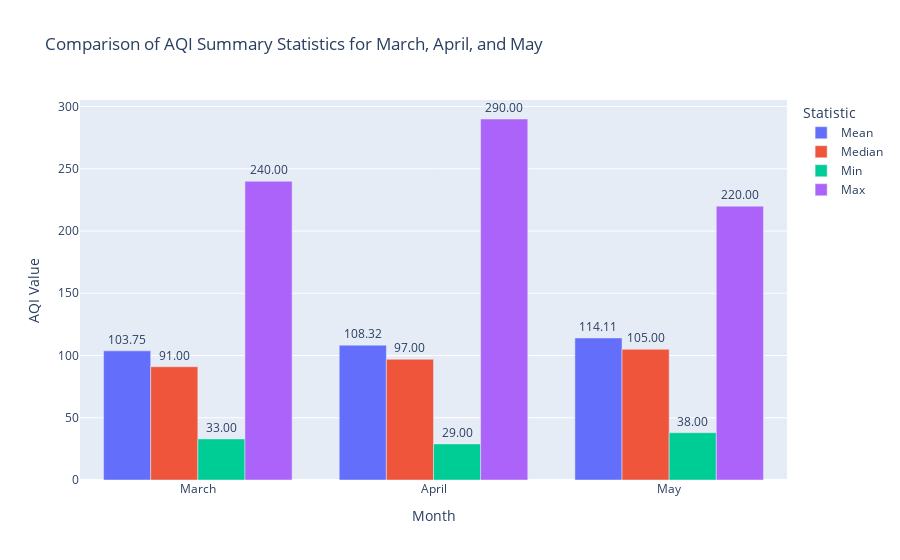

Write notebook code for a chart like this one.
### Markdown cell above
### Bar plot for AQI  Summary Statistics
#Trend: There is a slight upward trend in mean and median AQI values from March to May, indicating worsening air quality over these months.

#Variability: April exhibits the highest variability in AQI values, with both the lowest minimum and the highest maximum AQI, suggesting significant fluctuations in air quality.

#Air Quality Concern: The increasing trend in mean AQI values suggests a growing concern for air quality from March to May, with the highest pollution spikes occurring in April.

#This interpretation highlights the changes and trends in air quality over the three months, pointing to potential areas of concern for air quality management and public health.

### Code cell
import plotly.express as px  # Import the Plotly Express library for easy plotting

# Filter for each month
Aqi_march = Cairo_pivot[Cairo_pivot['datetimeUtc'].dt.month == 3]['AQI']  # Filter the Cairo_pivot DataFrame for March and select the 'AQI' column
Aqi_april = Cairo_pivot[Cairo_pivot['datetimeUtc'].dt.month == 4]['AQI']  # Filter the Cairo_pivot DataFrame for April and select the 'AQI' column
Aqi_may = Cairo_pivot[Cairo_pivot['datetimeUtc'].dt.month == 5]['AQI']  # Filter the Cairo_pivot DataFrame for May and select the 'AQI' column

# Calculate summary statistics for March
stats_march = {
    'Month': 'March',
    'Statistic': 'Mean',
    'Value': Aqi_march.mean()  # Calculate the mean AQI for March
}
stats_march_median = {
    'Month': 'March',
    'Statistic': 'Median',
    'Value': Aqi_march.median()  # Calculate the median AQI for March
}
stats_march_min = {
    'Month': 'March',
    'Statistic': 'Min',
    'Value': Aqi_march.min()  # Calculate the minimum AQI for March
}
stats_march_max = {
    'Month': 'March',
    'Statistic': 'Max',
    'Value': Aqi_march.max()  # Calculate the maximum AQI for March
}

# Calculate summary statistics for April
stats_april = {
    'Month': 'April',
    'Statistic': 'Mean',
    'Value': Aqi_april.mean()  # Calculate the mean AQI for April
}
stats_april_median = {
    'Month': 'April',
    'Statistic': 'Median',
    'Value': Aqi_april.median()  # Calculate the median AQI for April
}
stats_april_min = {
    'Month': 'April',
    'Statistic': 'Min',
    'Value': Aqi_april.min()  # Calculate the minimum AQI for April
}
stats_april_max = {
    'Month': 'April',
    'Statistic': 'Max',
    'Value': Aqi_april.max()  # Calculate the maximum AQI for April
}

# Calculate summary statistics for May
stats_may = {
    'Month': 'May',
    'Statistic': 'Mean',
    'Value': Aqi_may.mean()  # Calculate the mean AQI for May
}
stats_may_median = {
    'Month': 'May',
    'Statistic': 'Median',
    'Value': Aqi_may.median()  # Calculate the median AQI for May
}
stats_may_min = {
    'Month': 'May',
    'Statistic': 'Min',
    'Value': Aqi_may.min()  # Calculate the minimum AQI for May
}
stats_may_max = {
    'Month': 'May',
    'Statistic': 'Max',
    'Value': Aqi_may.max()  # Calculate the maximum AQI for May
}

# Create a DataFrame for summary statistics
summary_stats_df = pd.DataFrame([
    stats_march, stats_march_median, stats_march_min, stats_march_max,
    stats_april, stats_april_median, stats_april_min, stats_april_max,
    stats_may, stats_may_median, stats_may_min, stats_may_max
])

# Create the bar chart
fig = px.bar(summary_stats_df, x='Month', y='Value', color='Statistic', 
             title='Comparison of AQI Summary Statistics for March, April, and May',
             labels={'Value': 'AQI Value'},  # Label for the y-axis
             barmode='group')  # Group bars for different statistics

# Add text labels to the bars
fig.update_traces(texttemplate='%{y:.2f}', textposition='outside')

# Update layout to set the y-axis title
fig.update_layout(yaxis_title='AQI Value')

# Show the plot
fig.show()  # Display the bar chart

### Figure 1 — Plotly figure (JSON) as saved in the notebook; plotly's stock layout.template omitted (floating-point values rounded to 4 significant figures)
{"data": [{"alignmentgroup": "True", "hovertemplate": "Statistic=Mean<br>Month=%{x}<br>AQI Value=%{y}<extra></extra>", "legendgroup": "Mean", "marker": {"color": "#636efa", "pattern": {"shape": ""}}, "name": "Mean", "offsetgroup": "Mean", "orientation": "v", "showlegend": true, "textposition": "outside", "texttemplate": "%{y:.2f}", "type": "bar", "x": ["March", "April", "May"], "xaxis": "x", "y": [103.8, 108.3, 114.1], "yaxis": "y"}, {"alignmentgroup": "True", "hovertemplate": "Statistic=Median<br>Month=%{x}<br>AQI Value=%{y}<extra></extra>", "legendgroup": "Median", "marker": {"color": "#EF553B", "pattern": {"shape": ""}}, "name": "Median", "offsetgroup": "Median", "orientation": "v", "showlegend": true, "textposition": "outside", "texttemplate": "%{y:.2f}", "type": "bar", "x": ["March", "April", "May"], "xaxis": "x", "y": [91, 97, 105], "yaxis": "y"}, {"alignmentgroup": "True", "hovertemplate": "Statistic=Min<br>Month=%{x}<br>AQI Value=%{y}<extra></extra>", "legendgroup": "Min", "marker": {"color": "#00cc96", "pattern": {"shape": ""}}, "name": "Min", "offsetgroup": "Min", "orientation": "v", "showlegend": true, "textposition": "outside", "texttemplate": "%{y:.2f}", "type": "bar", "x": ["March", "April", "May"], "xaxis": "x", "y": [33, 29, 38], "yaxis": "y"}, {"alignmentgroup": "True", "hovertemplate": "Statistic=Max<br>Month=%{x}<br>AQI Value=%{y}<extra></extra>", "legendgroup": "Max", "marker": {"color": "#ab63fa", "pattern": {"shape": ""}}, "name": "Max", "offsetgroup": "Max", "orientation": "v", "showlegend": true, "textposition": "outside", "texttemplate": "%{y:.2f}", "type": "bar", "x": ["March", "April", "May"], "xaxis": "x", "y": [240, 290, 220], "yaxis": "y"}], "layout": {"barmode": "group", "legend": {"title": {"text": "Statistic"}, "tracegroupgap": 0}, "title": {"text": "Comparison of AQI Summary Statistics for March, April, and May"}, "xaxis": {"anchor": "y", "domain": [0, 1], "title": {"text": "Month"}}, "yaxis": {"anchor": "x", "domain": [0, 1], "title": {"text": "AQI Value"}}}}
